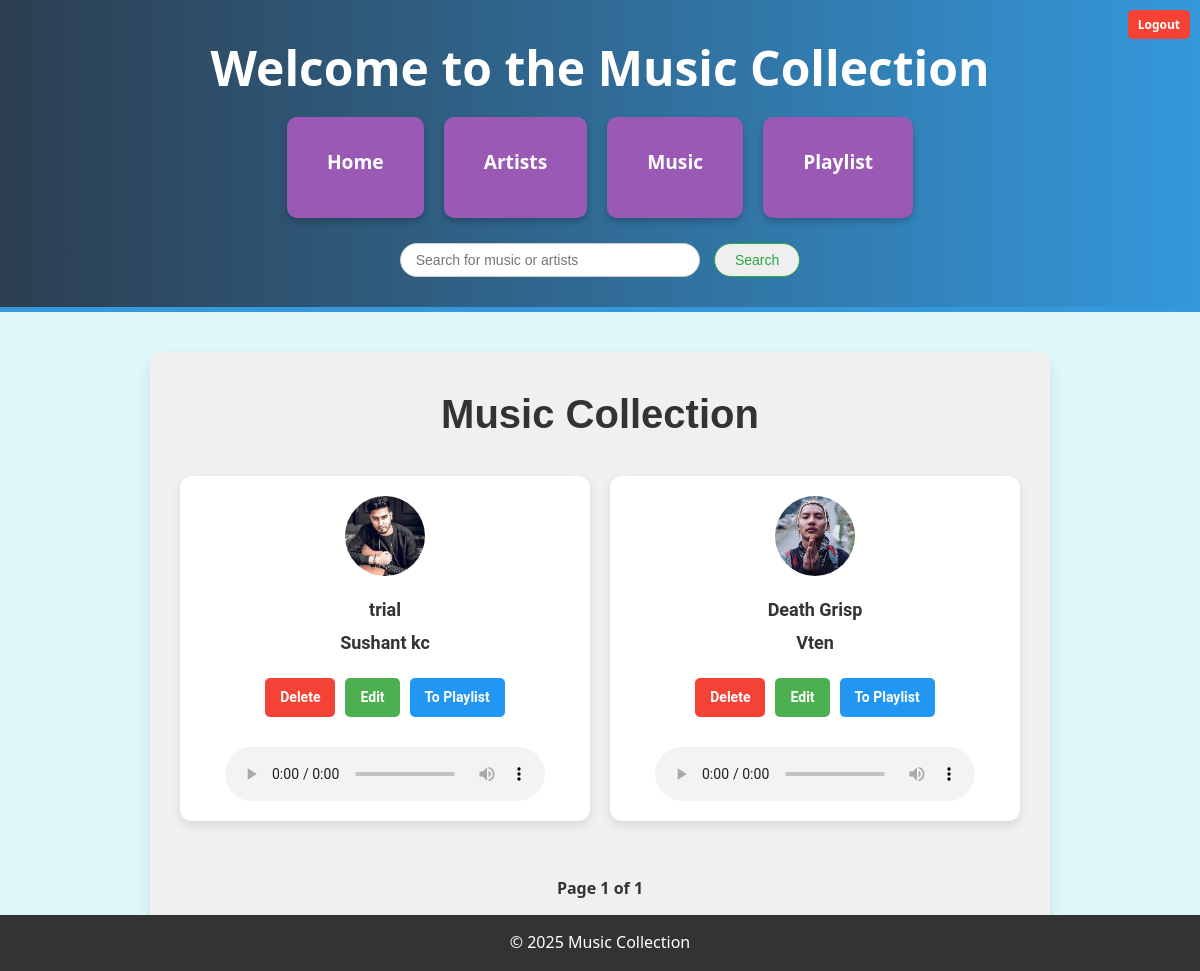
Page /index/ (signed in) on the earlier database version.
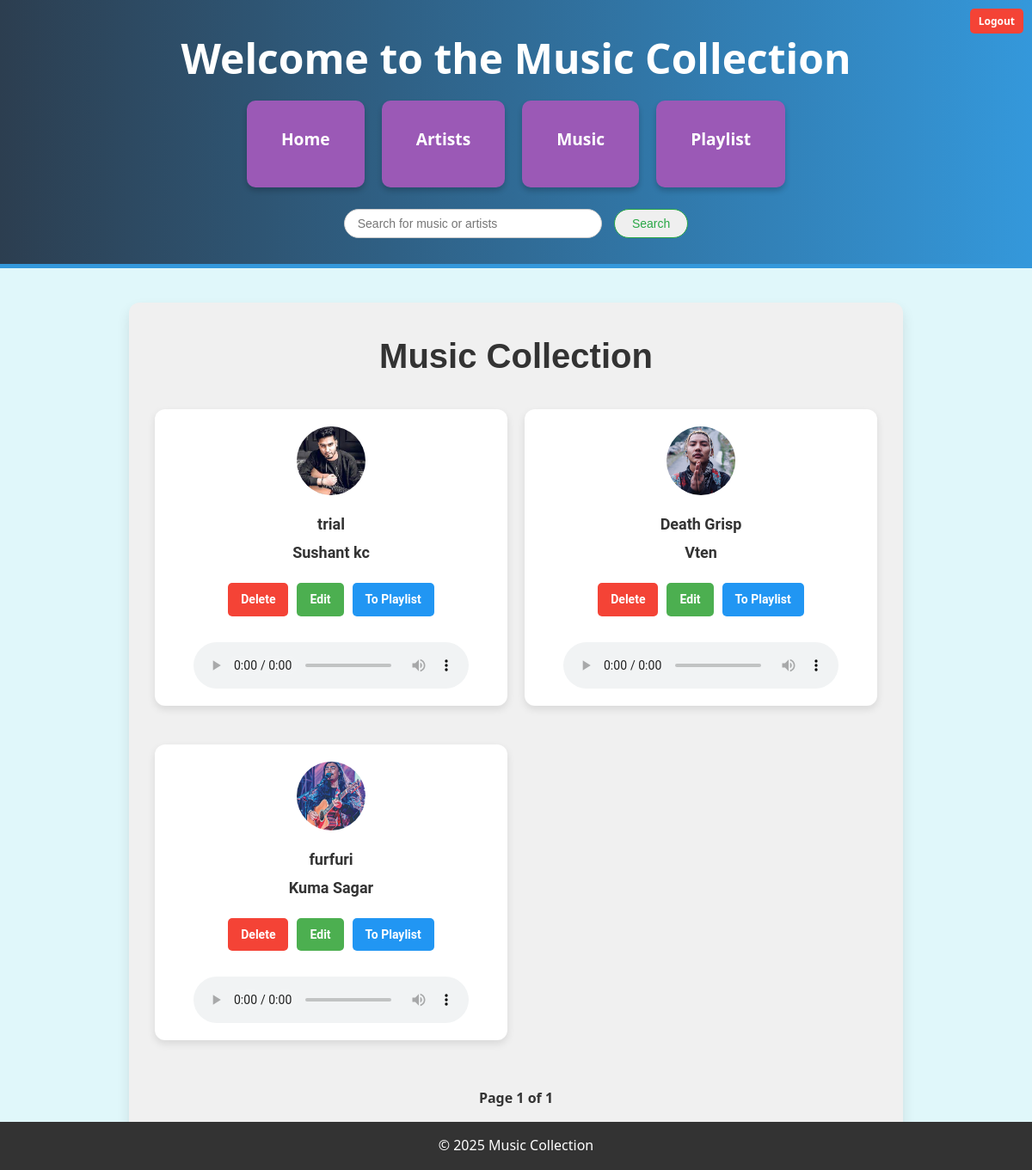
Same page on the later database version.
### apps/music/models.py (models this page shows, shortened)
class Music(models.Model):
    user = models.ForeignKey(User, on_delete=models.SET_NULL , null=True , blank=True)
    title = models.CharField(max_length=255)
    release_date = models.DateField(blank=True, null=True)
    duration = models.DurationField(blank=True, null=True)  # For song duration
    artist = models.ForeignKey(Artist, on_delete=models.CASCADE, related_name="songs")
    album = models.CharField(max_length=255, blank=True, null=True)
    genre = models.CharField(max_length=100, blank=True, null=True)
    audio = models.FileField(upload_to='music_audio/', validators=[FileExtensionValidator(allowed_extensions=['mp3', 'wav'])], blank=True, null=True)

class Artist(models.Model):
    user = models.ForeignKey(User, on_delete=models.SET_NULL , null=True , blank=True)
    name = models.CharField(max_length=255)
    genre = models.CharField(max_length=100, blank=True, null=True)
    debut_date = models.DateField(blank=True, null=True)
    bio = models.TextField(blank=True, null=True)
    image = models.ImageField(upload_to='artist_images/', blank=True, null=True)

### apps/music/views.py (the view)
# urls.py: path('index/', index.as_view(), name='index'),
class index(LoginRequiredMixin, ListView):
    model = Music
    template_name = 'music/index.html'
    context_object_name = 'music_list'
    paginate_by = 6  # Show 6 items per page
    def get_queryset(self):
        return Music.objects.all()
    def get_context_data(self, **kwargs):
        context = super().get_context_data(**kwargs)
        music = Music.objects.all()
        paginator = Paginator(music, self.paginate_by)
        page_number = self.request.GET.get('page')
        page_obj = paginator.get_page(page_number)
        context['music_list'] = page_obj  # Pass paginated music list
        context['total_records'] = paginator.count  # Total music records
        context['total_pages'] = paginator.num_pages  # Total pages
        context['current_page'] = page_obj.number  # Current page
        context['has_previous'] = page_obj.has_previous()  # If previous page exists
        context['has_next'] = page_obj.has_next()  # If next page exists
        return context

### templates/music/index.html (shortened to what this page needs)
    {% extends 'base/base.html' %}
    {% block content %}
        <section class="music-section">
            <h2 class="section-title">Music Collection</h2>
            <ul class="music-list">
                {% for music in music_list %}
                    <li class="music-item">
                        {% if music.artist.image %}
                            <img src="{{ music.artist.image.url }}" alt="{{ music.artist.name }}" class="artist-image">
                        {% else %}
                            <span class="no-image">No image</span>
                        {% endif %}
                        <div class="music-details">
                            <a href="{% url 'music-detail' music.id %}" class="music-title">{{ music.title }}</a>
                            <a href="{% url 'artist-detail' music.artist.id %}" class="artist-name">{{ music.artist.name }}</a>
                        </div>
                        <div class="music-actions">
                            <a href="{% url 'delete' music.id %}" class="action-btn delete-btn">Delete</a>
                            <a href="{% url 'update' music.id %}" class="action-btn edit-btn">Edit</a>
                            <a href="{% url 'add_to_playlist' music.id user.id %}" class="action-btn playlist-btn">To Playlist</a>
                        </div>
                        {% if music.audio %}
                        <audio controls class="audio-player" onplay="pauseOtherAudio(this)">
                            <source src="{{ music.audio.url }}" type="audio/mpeg">
                        </audio>
                    {% else %}
                        <p class="no-audio">No audio available</p>
                    {% endif %}
                    </li>
                {% empty %}
                    <p class="no-music">No music records available.</p>
                {% endfor %}
            </ul>
            <div class="pagination">
                <span class="current-page">Page {{ current_page }} of {{ total_pages }}</span>
            </div>
        </section>
        <footer class="footer">
            <p>&copy; 2025 Music Collection</p>
        </footer>
    {% endblock %}

Differences in the rows shown:
added Music: artist.image (picture), title "furfuri", artist.name "Kuma Sagar"
